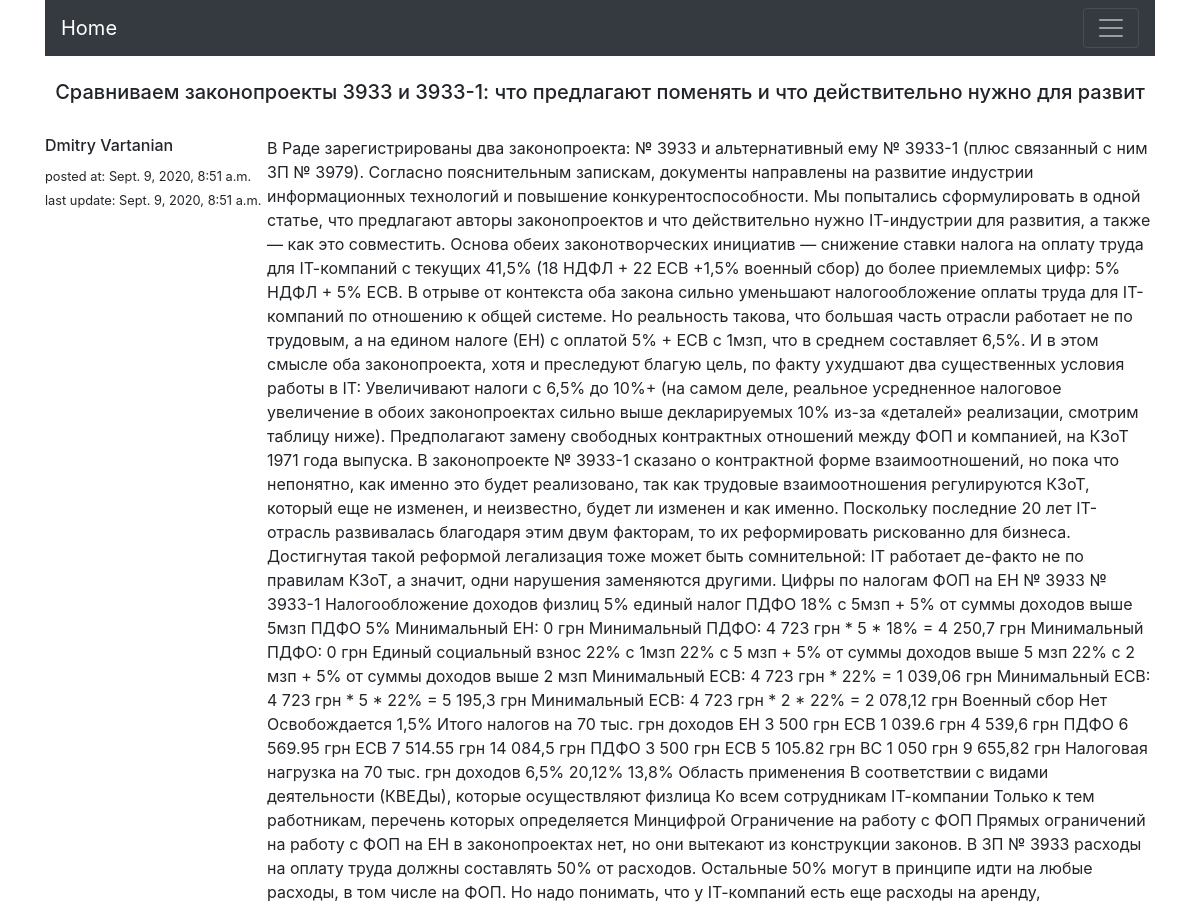
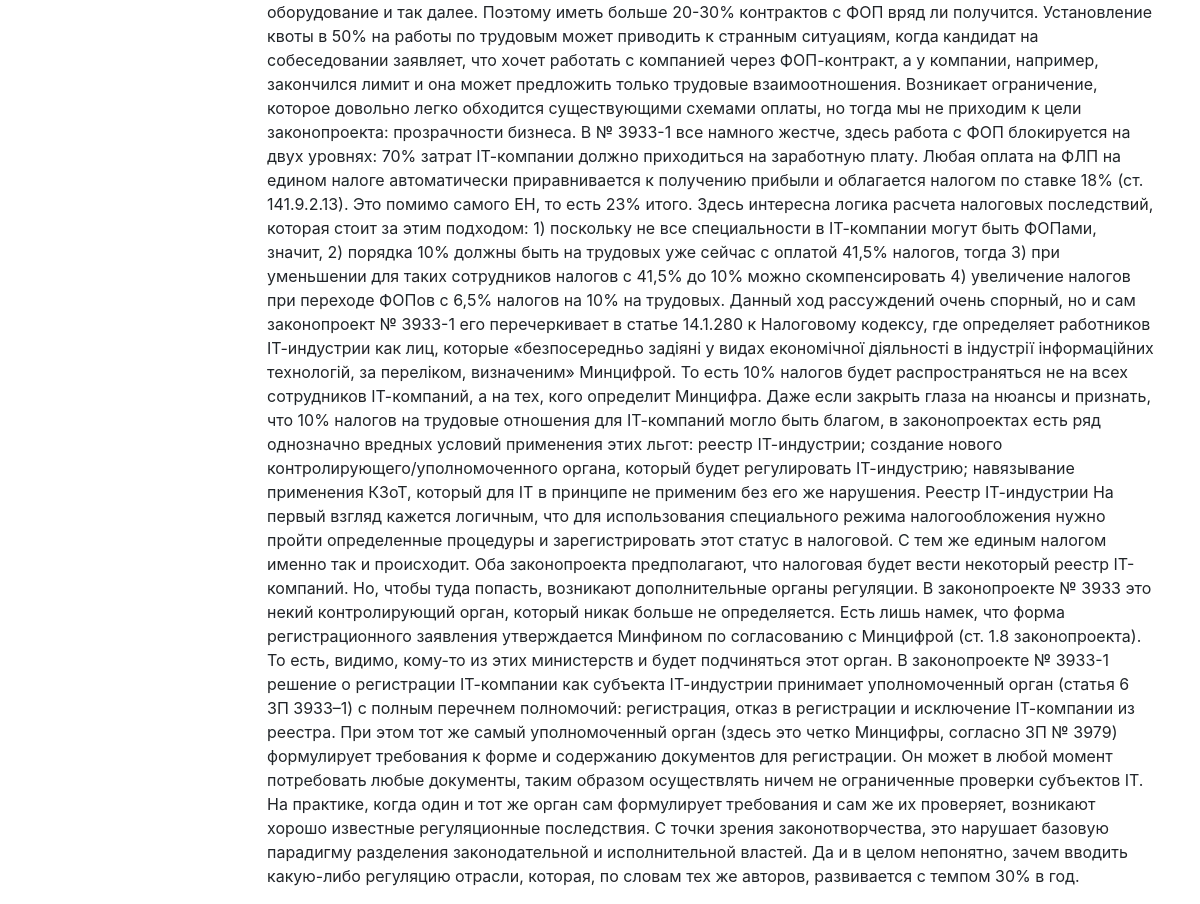
The page /posts/7/ on the database its author committed (2 pictures, top to bottom).
### posts/models.py (models this page shows, shortened)
class Post(models.Model):
    title = models.CharField(max_length=100)
    body = models.TextField()
    author = models.CharField(max_length=50)
    published = models.BooleanField(default=False)
    pub_date = models.DateTimeField(null=True)
    creation_date = models.DateTimeField(auto_now_add=True)
    updated_at = models.DateTimeField(auto_now=True)
    picture = models.ImageField(upload_to=photo_path, blank=True, null=True)

### posts/views.py (the view)
# urls.py: path('<int:pk>/', PostDetailView.as_view(), name='post-details')
class PostDetailView(DetailView):
    model = Post
    template_name = 'posts/post-detail.html'

### posts/templatetags/active_tab.py (called while the page is built)
@register.filter
def active(path, url_name):
    if path == reverse(url_name):
        return 'active'
    return ''

### templates/posts/post-detail.html (shortened to what this page needs)
{% extends 'base.html' %}
{% block content %}
    <br><h5 style="text-align: center">{{ object.title }}</h5><br>
    <div class="media">
        <div style="width: 20%">
            <h6 class="mt-0">{{ object.author }}</h6>
            <small>posted at: {{ object.pub_date }}</small><br>
            <small>last update: {{ object.updated_at }}</small>
        </div>
    <br>
        <div class="media-body">
            <p>{{ object.body }}</p>
        </div>
    </div>
{% endblock content %}

### rows shown on the page
Post: title "Сравниваем законопроекты 3933 и 3933-1: что предлагают поменять и что действительно нужно для развит", author "Dmitry Vartanian", pub_date "Sept. 9, 2020, 8:51 a.m.", updated_at "Sept. 9, 2020, 8:51 a.m.", body "В Раде зарегистрированы два законопроекта: № 3933 и альтернативный ему № 3933-1 (плюс связанный с ним ЗП № 3979). Согласно пояснительным запискам, документы направлены на развитие индустрии информационных технологий и повышение конкурентоспособности. Мы попытались сформулировать в одной статье, что предлагают авторы законопроектов и что действительно нужно ІТ-индустрии для развития, а также — как это совместить. Основа обеих законотворческих инициатив — снижение ставки налога на оплату труда для ІТ-компаний с текущих 41,5% (18 НДФЛ + 22 ЕСВ +1,5% военный сбор) до более приемлемых цифр: 5% НДФЛ + 5% ЕСВ. В отрыве от контекста оба закона сильно уменьшают налогообложение оплаты труда для…"
